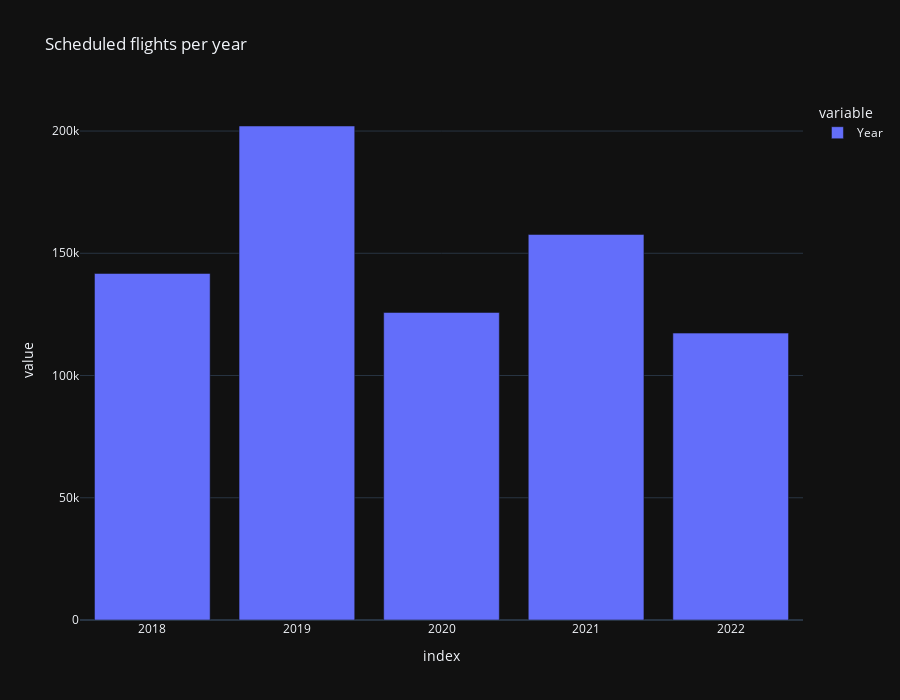

Notebook code for this chart:
### Code cell
px.bar(
    df_flights["Year"]
    .value_counts()
    .sort_values(ascending=True),
    orientation='v',
    template="plotly_dark",
    title="Scheduled flights per year",
    height=700,
)

### Figure 1 — Plotly figure (JSON) as saved in the notebook; plotly's stock layout.template omitted (floating-point values rounded to 4 significant figures)
{"data": [{"alignmentgroup": "True", "hovertemplate": "variable=Year<br>index=%{x}<br>value=%{y}<extra></extra>", "legendgroup": "Year", "marker": {"color": "#636efa", "pattern": {"shape": ""}}, "name": "Year", "offsetgroup": "Year", "orientation": "v", "showlegend": true, "textposition": "auto", "type": "bar", "x": [2022, 2020, 2018, 2021, 2019], "xaxis": "x", "y": [117345, 125800, 141755, 157702, 202062], "yaxis": "y"}], "layout": {"barmode": "relative", "height": 700, "legend": {"title": {"text": "variable"}, "tracegroupgap": 0}, "title": {"text": "Scheduled flights per year"}, "xaxis": {"anchor": "y", "domain": [0, 1], "title": {"text": "index"}}, "yaxis": {"anchor": "x", "domain": [0, 1], "title": {"text": "value"}}}}
